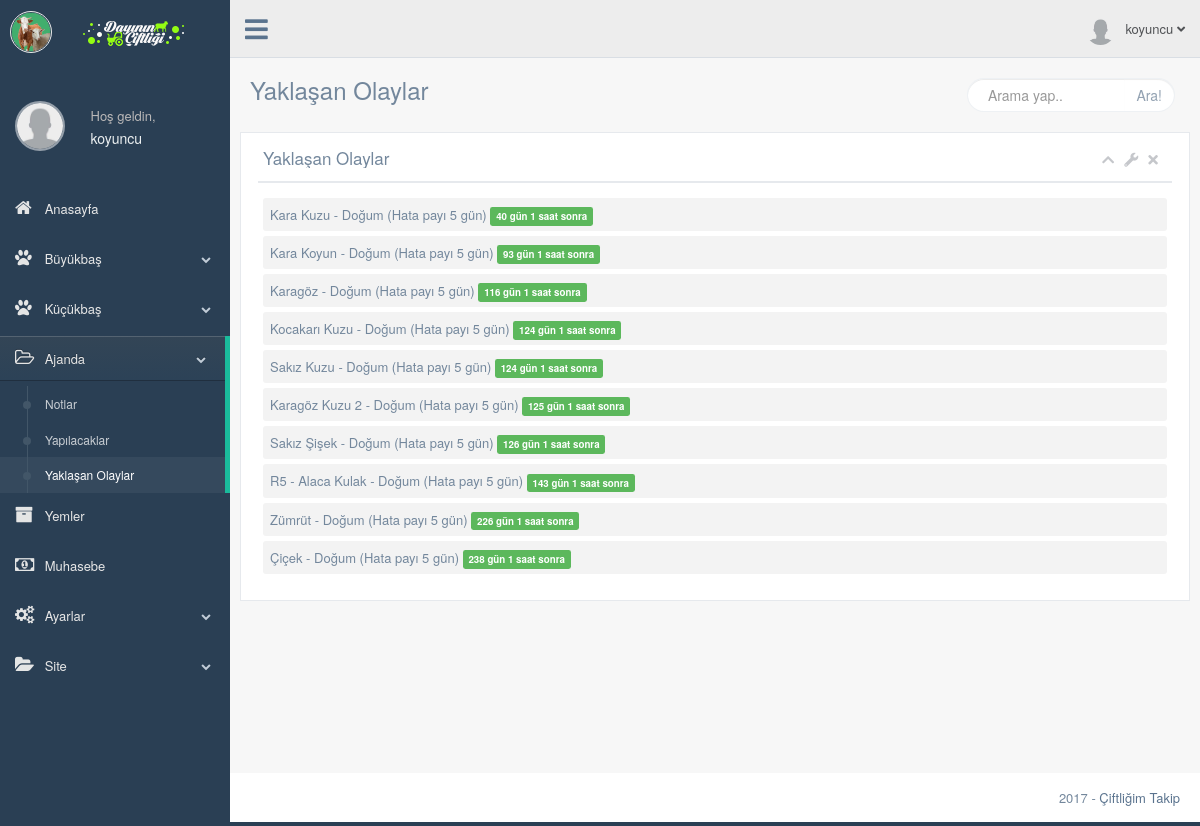
Page /production/yaklasan-olaylar.php (signed in) on the committed database.
### tables this page shows
CREATE TABLE `kullanici` (
  `kullanici_id` int(11) NOT NULL,
  `kullanici_adi` varchar(50) NOT NULL,
  `kullanici_sifre` varchar(50) NOT NULL,
  `kullanici_adsoyad` varchar(50) NOT NULL DEFAULT 'Ad Soyad',
  `kullanici_eposta` varchar(50) NOT NULL,
  `kullanici_gorsel` varchar(250) NOT NULL DEFAULT 'images/kullanici/kullanici.png',
  `kullanici_kayittarihi` datetime NOT NULL,
  `kullanici_yetki` int(1) NOT NULL DEFAULT '2',
  `kullanici_durum` int(1) NOT NULL
);

CREATE TABLE `hatirlatici` (
  `hatirlatici_id` int(11) NOT NULL,
  `kullanici_id` int(11) NOT NULL,
  `hatirlatici_referans` varchar(50) NOT NULL,
  `hatirlatici_kayittarihi` datetime DEFAULT CURRENT_TIMESTAMP,
  `hatirlatici_aciklama` varchar(1000) NOT NULL,
  `hatirlatici_tarih` datetime DEFAULT NULL,
  `hatirlatici_durum` int(1) DEFAULT '1'
);

### production/yaklasan-olaylar.php (the view, shortened to what this page needs)
<?php include 'header.php';
  $hatirlaticisorgu=$db->prepare("SELECT * FROM hatirlatici WHERE kullanici_id=:id ORDER BY hatirlatici_tarih");
  $hatirlaticisorgu->execute(array(
        'id' => $kullanici_id
  ));
?>
        <div class="right_col" role="main">
          <div class="">
            <div class="page-title">
              <div class="title_left">
                <h3>Yaklaşan Olaylar</h3>
              </div>
              <div class="title_right">
                <div class="col-md-5 col-sm-5 col-xs-12 form-group pull-right top_search">
                  <div class="input-group">
                    <input type="text" class="form-control" placeholder="Arama yap..">
                    <span class="input-group-btn">
                      <button class="btn btn-default" type="button">Ara!</button>
                    </span>
                  </div>
                </div>
              </div>
            </div>
            <div class="clearfix"></div>
            <div class="row">
                <div class="col">
                    <div class="x_panel">
                      <div class="x_title">
                        <h2>Yaklaşan Olaylar</h2>
                        <ul class="nav navbar-right panel_toolbox">
                          <li><a class="collapse-link"><i class="fa fa-chevron-up"></i></a>
                          </li>
                          <li class="dropdown">
                            <a href="#" class="dropdown-toggle" data-toggle="dropdown" role="button" aria-expanded="false"><i class="fa fa-wrench"></i></a>
                          </li>
                          <li><a class="close-link"><i class="fa fa-close"></i></a>
                          </li>
                        </ul>
                        <div class="clearfix"></div>
                      </div>
                      <div class="x_content">
                        <div class="">
                          <ul class="to_do">
                            <?php while ($hatirlaticicek=$hatirlaticisorgu->fetch(PDO::FETCH_ASSOC)) {
                              $kalan_zaman=NULL;
                                  $hatirlatma_zamani = strtotime($hatirlaticicek['hatirlatici_tarih']);
                                  $simdiki_zaman = time();
                                  $fark = $hatirlatma_zamani - $simdiki_zaman;
                                  if($fark>0){
                                    ?>
                              <li>
                                <?php
                                        $dakika = $fark / 60;
                                        $saat = $dakika / 60;
                                        $gun = $saat / 24;
                                        $saat_farki = floor($saat - (floor($gun) * 24));
                                        $yil = floor($gun/365);
                                        $gun_farki = floor($gun - (floor($yil) * 365));
                                if($fark>0){
                                  if($gun_farki>0){
                                    $kalan_zaman.=$gun_farki.' gün ';
                                  }
                                  if($saat_farki>0){
                                    $kalan_zaman.=$saat_farki.' saat';
                                  }
                                }
                                $renk='danger';
                                if($gun_farki>=1 && $gun_farki<8) {
                                  $renk='warning';
                                }elseif($gun_farki>=8){
                                  $renk='success';
                                }
                                ?>
                                <p> <?php echo $hatirlaticicek['hatirlatici_aciklama']; ?> <span class="label label-<?php echo $renk ?>"><?php echo $kalan_zaman ?> sonra</span></p>
                              </li>
                            <?php }
                          } ?>
                          </ul>
                        </div>
                      </div>
                    </div>
                </div>
            </div>
            </div>
          </div>
        <?php include 'footer.php'; ?>

### production/header.php (shortened to what this page needs)
<?php
  include '../baglan.php';
  $kullanicisorgu=$db->prepare("SELECT * FROM kullanici WHERE kullanici_adi=:kullanici");
  $kullanicisorgu->execute(array(
        'kullanici' => $_SESSION['kullanici_adi']
      ));
  $kullanicicek=$kullanicisorgu->fetch(PDO::FETCH_ASSOC);
 ?>
<!DOCTYPE html>
<html lang="tr">
  <head>
    <link href="../vendors/bootstrap/dist/css/bootstrap.min.css" rel="stylesheet">
    <link href="../vendors/font-awesome/css/font-awesome.min.css" rel="stylesheet">
    <link rel="stylesheet" href="https://use.fontawesome.com/releases/v5.0.13/css/all.css">
    <link rel="stylesheet" href="css/style-print.css" media="print" type="text/css">
    <link href="../vendors/nprogress/nprogress.css" rel="stylesheet">
    <link href="../vendors/iCheck/skins/flat/green.css" rel="stylesheet">
    <link href="../vendors/malihu-custom-scrollbar-plugin/jquery.mCustomScrollbar.min.css" rel="stylesheet"/>
    <link href="../vendors/datatables.net-bs/css/dataTables.bootstrap.min.css" rel="stylesheet">
    <link href="../vendors/datatables.net-buttons-bs/css/buttons.bootstrap.min.css" rel="stylesheet">
    <link href="../vendors/datatables.net-fixedheader-bs/css/fixedHeader.bootstrap.min.css" rel="stylesheet">
    <link href="../vendors/datatables.net-responsive-bs/css/responsive.bootstrap.min.css" rel="stylesheet">
    <link href="../vendors/datatables.net-scroller-bs/css/scroller.bootstrap.min.css" rel="stylesheet">
    <link href="../build/css/custom.min.css" rel="stylesheet">
    <link href="../build/css/main.css" rel="stylesheet">
  </head>
  <body class="nav-md">
    <div class="container body">
      <div class="main_container">
        <div class="col-md-3 left_col menu_fixed">
          <div class="left_col scroll-view">
            <div class="navbar nav_title" style="border: 0;">
              <a href="index.html" class="site_title"><i class="fa"><img src="../images/eks-genel/eks-logo-ikon.png" width="40px" height="auto" alt=""></i> <span><img src="images/logo.png" style="margin-left:20px"alt=""></span></a>
            </div>
            <?php include 'sidebar.php'; ?>
        <div class="top_nav"  id="yazdirma">
          <div class="nav_menu">
            <nav class="">
              <div class="nav toggle">
                <a id="menu_toggle"><i class="fa fa-bars"></i></a>
              </div>
              <ul class="nav navbar-nav navbar-right">
                <li class="">
                  <a href="javascript:;" class="user-profile dropdown-toggle" data-toggle="dropdown" aria-expanded="false">
                    <img src="<?php echo $kullanicicek['kullanici_gorsel']; ?>" alt=""><?php echo $_SESSION['kullanici_adi'] ?>
                    <span class=" fa fa-angle-down"></span>
                  </a>
                </li>
              </ul>
            </nav>
          </div>
        </div>

### production/sidebar.php (shortened to what this page needs)
<br>
            <div class="profile clearfix">
              <div class="profile_pic text-center" style="margin-top: 25px; ">
                <a href="profil.php"><img src="<?php echo $kullanicicek['kullanici_gorsel']; ?>" alt="" style="width: 50px; height: 50px; max-width: 50px; max-height: 50px; -webkit-border-radius: 50%; -moz-border-radius: 50%; border-radius: 50%; border: 2px solid rgba(255,255,255,0.5);" ></a>
              </div>
              <div class="profile_info">
                <span>Hoş geldin,</span>
                <a href="profil.php"><h2><?php echo $_SESSION['kullanici_adi'] ?></h2></a>
              </div>
              <div class="clearfix"></div>
            </div>
            <br />
            <div id="sidebar-menu" class="main_menu_side hidden-print main_menu">
              <div class="menu_section">
                <ul class="nav side-menu">
                  <li><a href="index.php"><i class="fa fa-home"></i> Anasayfa </a>
                  </li>
                  <li><a><i class="fa fa-paw"></i> Büyükbaş <span class="fa fa-chevron-down"></span></a>
                  </li>
                  <li><a><i class="fa fa-paw"></i> Küçükbaş <span class="fa fa-chevron-down"></span></a>
                  </li>
                  <li><a><i class="fa fa-folder-open-o"></i> Ajanda <span class="fa fa-chevron-down"></span></a>
                    <ul class="nav child_menu">
                      <li><a href="notlar.php"> Notlar </a></li>
                      <li><a href="yapilacaklar.php"> Yapılacaklar </a></li>
                      <li><a href="yaklasan-olaylar.php"> Yaklaşan Olaylar </a></li>
                    </ul>
                  </li>
                  <li><a href="yem.php"><i class="fa fa-archive"></i> Yemler </a>
                  </li>
                  <li><a href="muhasebe.php"><i class="fa fa-money"></i> Muhasebe </a>
                  </li>
                  <li><a><i class="fa fa-cogs"></i> Ayarlar <span class="fa fa-chevron-down"></span></a>
                  </li>
                  <li><a><i class="fa fa-folder-open"></i> Site <span class="fa fa-chevron-down"></span></a>
                  </li>
                </ul>
              </div>
            </div>
          </div>
        </div>

### build/css/main.css (style rules this page uses)
.site_title i { border: 1px solid #EAEAEA; padding: 0px 0px !important; border-radius: 50% }

### rows in the picture
kullanici: kullanici_gorsel (placeholder picture)
hatirlatici: hatirlatici_aciklama "Kara Kuzu - Doğum (Hata payı 5 gün)", kalan_zaman "40 gün 1 saat"
hatirlatici: hatirlatici_aciklama "Kara Koyun - Doğum (Hata payı 5 gün)", kalan_zaman "93 gün 1 saat"
hatirlatici: hatirlatici_aciklama "Karagöz - Doğum (Hata payı 5 gün)", kalan_zaman "116 gün 1 saat"
hatirlatici: hatirlatici_aciklama "Kocakarı Kuzu - Doğum (Hata payı 5 gün)", kalan_zaman "124 gün 1 saat"
hatirlatici: hatirlatici_aciklama "Sakız Kuzu - Doğum (Hata payı 5 gün)", kalan_zaman "124 gün 1 saat"
hatirlatici: hatirlatici_aciklama "Karagöz Kuzu 2 - Doğum (Hata payı 5 gün)", kalan_zaman "125 gün 1 saat"
hatirlatici: hatirlatici_aciklama "Sakız Şişek - Doğum (Hata payı 5 gün)", kalan_zaman "126 gün 1 saat"
hatirlatici: hatirlatici_aciklama "R5 - Alaca Kulak - Doğum (Hata payı 5 gün)", kalan_zaman "143 gün 1 saat"
hatirlatici: hatirlatici_aciklama "Zümrüt - Doğum (Hata payı 5 gün)", kalan_zaman "226 gün 1 saat"
hatirlatici: hatirlatici_aciklama "Çiçek - Doğum (Hata payı 5 gün)", kalan_zaman "238 gün 1 saat"

### other values in the picture
$_SESSION['kullanici_adi'] "koyuncu"
